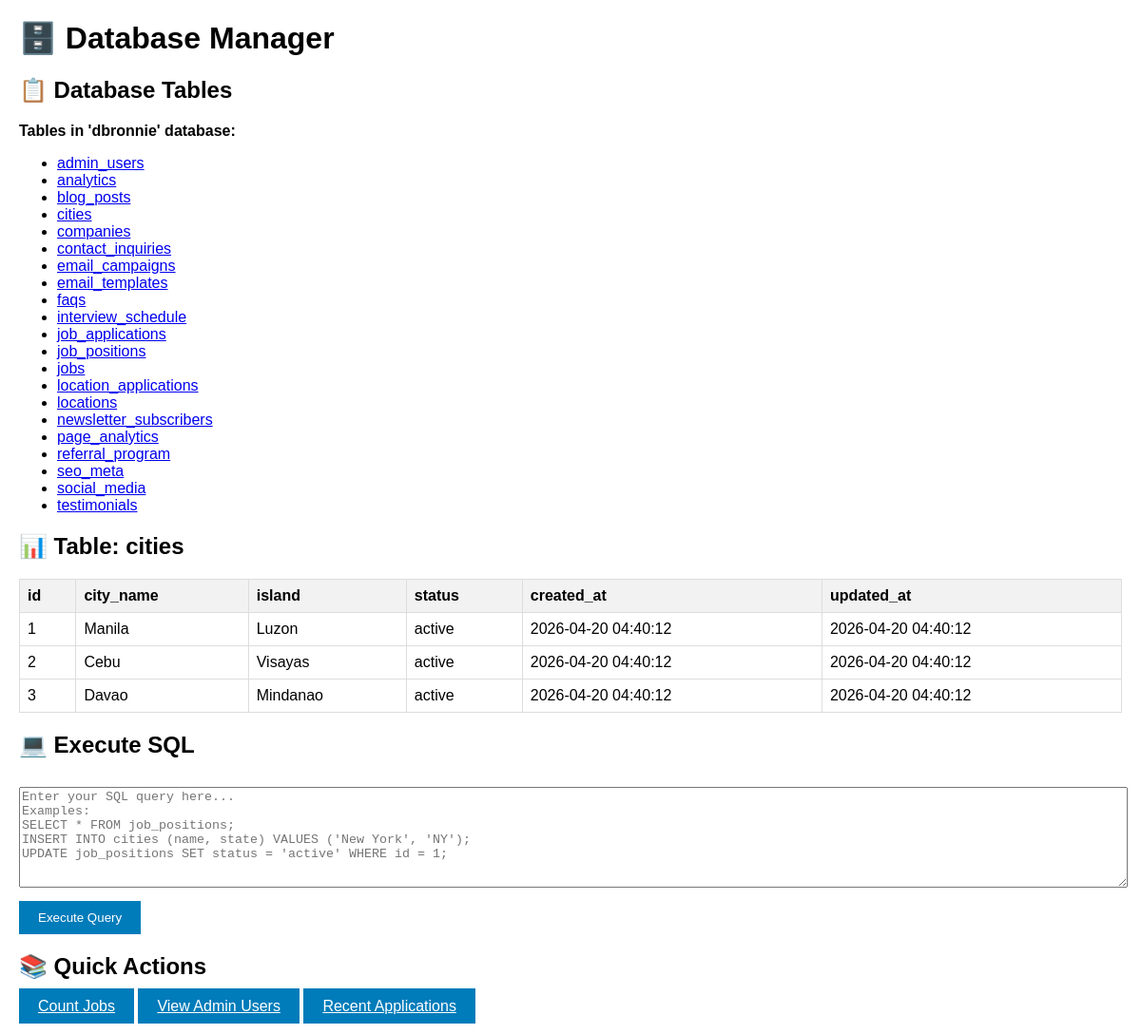
/db-manager.php?table=cities, run on the app's committed database.
### tables this page shows
CREATE TABLE IF NOT EXISTS `cities` (
  `id` int(11) NOT NULL AUTO_INCREMENT,
  `city_name` varchar(255) NOT NULL,
  `island` enum('Luzon','Visayas','Mindanao') NOT NULL,
  `status` enum('active','inactive') NOT NULL DEFAULT 'active',
  `created_at` timestamp NOT NULL DEFAULT CURRENT_TIMESTAMP,
  `updated_at` timestamp NOT NULL DEFAULT CURRENT_TIMESTAMP ON UPDATE CURRENT_TIMESTAMP,
  PRIMARY KEY (`id`),
  UNIQUE KEY `city_name` (`city_name`)
);

### db-manager.php (the view, shortened to what this page needs)
<!DOCTYPE html>
<html>
<head>
</head>
<body>
    <div class="container">
        <h1>🗄️ Database Manager</h1>
        <?php
        require_once 'radiant/jobs/config.php';
        ?>
        <h2>📋 Database Tables</h2>
        <?php
        try {
            $stmt = $pdo->query("SHOW TABLES");
            $tables = $stmt->fetchAll(PDO::FETCH_COLUMN);
            echo "<p><strong>Tables in 'dbronnie' database:</strong></p>";
            echo "<ul>";
            foreach ($tables as $table) {
                echo "<li><a href='?table=$table'>$table</a></li>";
            }
            echo "</ul>";
        } catch (PDOException $e) {
            echo "<div class='error'>Error loading tables: " . $e->getMessage() . "</div>";
        }
        ?>
        <?php if (isset($_GET['table'])): ?>
            <h2>📊 Table: <?= htmlspecialchars($_GET['table']) ?></h2>
            <?php
            try {
                $table = $_GET['table'];
                $stmt = $pdo->query("SELECT * FROM `$table` LIMIT 50");
                $rows = $stmt->fetchAll(PDO::FETCH_ASSOC);
                if ($rows) {
                    echo "<table>";
                    echo "<tr>";
                    foreach (array_keys($rows[0]) as $column) {
                        echo "<th>" . htmlspecialchars($column) . "</th>";
                    }
                    echo "</tr>";
                    foreach ($rows as $row) {
                        echo "<tr>";
                        foreach ($row as $value) {
                            echo "<td>" . htmlspecialchars($value ?? 'NULL') . "</td>";
                        }
                        echo "</tr>";
                    }
                    echo "</table>";
                } else {
                    echo "<p>No data found in this table.</p>";
                }
            } catch (PDOException $e) {
                echo "<div class='error'>Error loading table data: " . $e->getMessage() . "</div>";
            }
            ?>
        <?php endif; ?>
        <h2>💻 Execute SQL</h2>
        <form method="post">
            <textarea name="sql" class="sql-box" placeholder="Enter your SQL query here...
Examples:
SELECT * FROM job_positions;
INSERT INTO cities (name, state) VALUES ('New York', 'NY');
UPDATE job_positions SET status = 'active' WHERE id = 1;"></textarea>
            <br>
            <button type="submit" class="btn">Execute Query</button>
        </form>
        <h2>📚 Quick Actions</h2>
        <div>
            <a href="?sql=SELECT COUNT(*) as total_jobs FROM job_positions" class="btn">Count Jobs</a>
            <a href="?sql=SELECT * FROM admin_users" class="btn">View Admin Users</a>
            <a href="?sql=SELECT * FROM job_applications ORDER BY created_at DESC LIMIT 10" class="btn">Recent Applications</a>
        </div>
    </div>
</body>
</html>

### db-manager.php (style rules this page uses)
body { font-family: Arial, sans-serif; margin: 20px; }
.container { max-width: 1200px; margin: 0 auto; }
table { border-collapse: collapse; width: 100%; margin: 20px 0; }
th, td { border: 1px solid #ddd; padding: 8px; text-align: left; }
th { background-color: #f2f2f2; }
.sql-box { width: 100%; height: 100px; margin: 10px 0; }
.btn { background: #007cba; color: white; padding: 10px 20px; border: none; cursor: pointer; }

### data on the page
cities: id "1", city_name "Manila", island "Luzon", status "active", value "2026-04-20 04:40:12"
cities: id "2", city_name "Cebu", island "Visayas", status "active", value "2026-04-20 04:40:12"
cities: id "3", city_name "Davao", island "Mindanao", status "active", value "2026-04-20 04:40:12"

### other printed values
$table "admin_users"
$table "analytics"
$table "blog_posts"
$table "cities"
$table "companies"
$table "contact_inquiries"
$table "email_campaigns"
$table "email_templates"
$table "faqs"
$table "interview_schedule"
$table "job_applications"
$table "job_positions"
$table "jobs"
$table "location_applications"
$table "locations"
